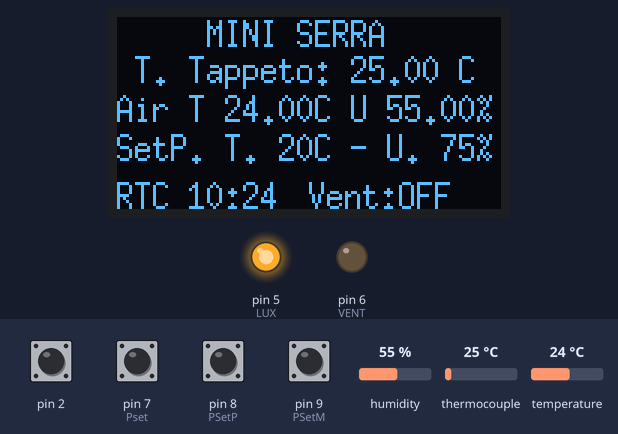
The sketch below on a simulated Arduino Uno, built with avr-gcc and run on an emulated ATmega328P. On the bench: 128×64 one-colour display, output pins drawn as LEDs (lit = HIGH). Inputs (shaded band) come from the test bench; at power-on: pin 2 HIGH, pin 7 (Pset), pin 8 (PSetP), pin 9 (PSetM) LOW, humidity 55 %, thermocouple 25 °C, temperature 24 °C. The local clock reads 2024-03-15 10:24:30 at power-on unless the sketch sets it.

Above: at 2.7 s.
2.8 s: humidity set to 75 %
At 7.3 s:
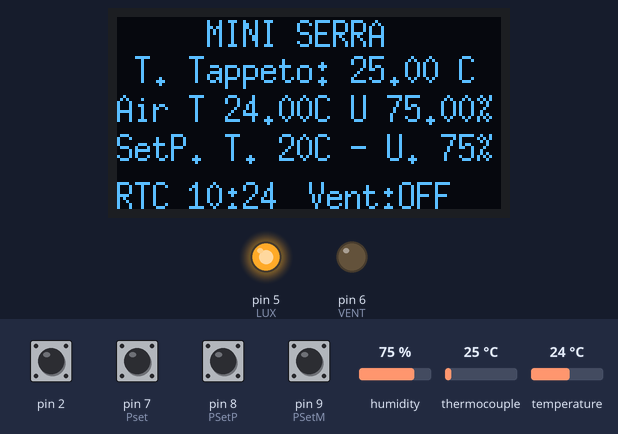
8.0 s: humidity set to 78 %
At 12.0 s:
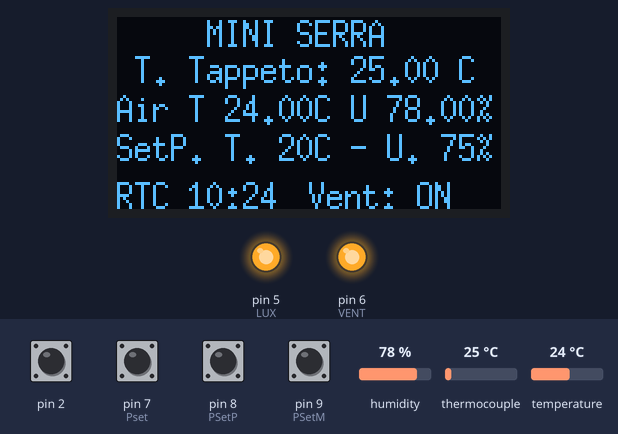
12.3 s: pin 7 (Pset) pulled HIGH for 3.2 s
At 16.7 s:
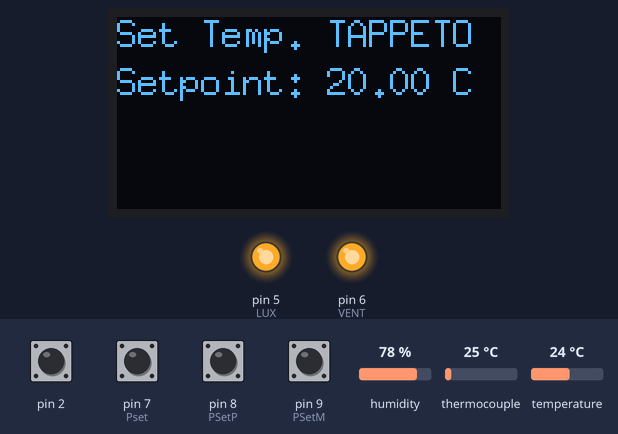
17.0 s: pin 7 (Pset) pulled HIGH for 1 s
At 18.5 s:
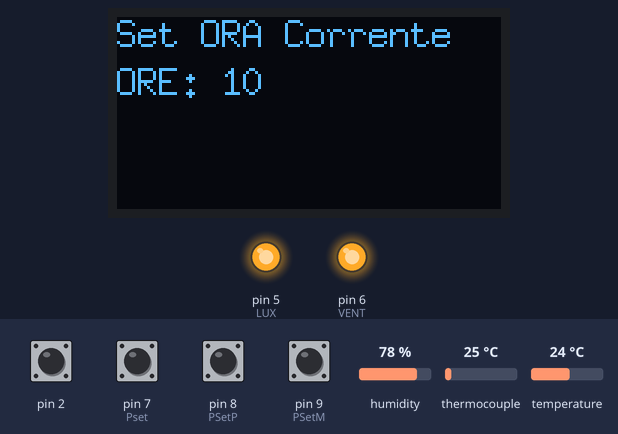
Timing chart, 0 to 20.0 s (numbered marks = the images above; inputs shaded):
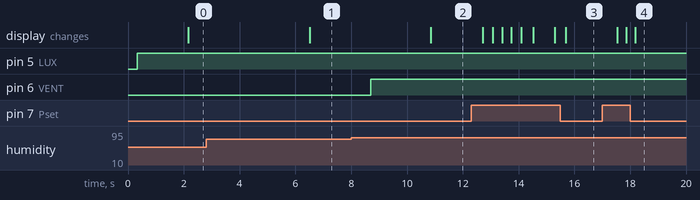

The sketch:

PID_ver_5.00.ino
```cpp
// WiP versione con OLED 1.3 agg_05.03.2024

#include <SPI.h>
#include <Wire.h>
#include <Adafruit_GFX.h>
#include <PID_v1.h>
#include <U8glib.h>
#include <Adafruit_MAX31865.h>
#include <RTClib.h>
#include <DHT_U.h>

//U8GLIB_SH1106_128X64 u8g(U8G_I2C_OPT_NONE);	// I2C / TWI
U8GLIB_SH1106_128X64 u8g(U8G_I2C_OPT_DEV_0|U8G_I2C_OPT_FAST);	// Dev 0, Fast I2C / TWI
//U8GLIB_SH1106_128X64 u8g(U8G_I2C_OPT_NO_ACK);	// Display which does not send ACK

//  Use software SPI: CS, DI, DO, CLK
Adafruit_MAX31865 thermo = Adafruit_MAX31865(10, 11, 12, 13);
RTC_DS3231 rtc;  //3231

DateTime now;

// The value of the Rref resistor. Use 430.0 for PT100 and 4300.0 for PT1000
#define RREF      419.2  // calibrare sonda
// The 'nominal' 0-degrees-C resistance of the sensor
// 100.0 for PT100, 1000.0 for PT1000
#define RNOMINAL  100.0
#define isterUm 1.5  // isteresi valore umidità

void run();
void set1();
void set2();
void set3();
void set4();
void set5();
void set6();
void toEsc();
void temposcaduto();
int Piu(int vapiu);
int Meno(int vameno);

typedef void (*fDiStato) ();
int stato = 0;
unsigned long te_ris, T_esc;

DHT dht(3, DHT21);

fDiStato stati[] {run, set1, set2, set3, set4, set5, set6};

double kp=25, ki=3, kd=1.5;  //kp=20, ki=5, kd=1 parametri PID
double ingresso, uscita, setpoint = 20;
uint16_t winsize = 5000; // tempo finestra rele PID
uint32_t winstart, t1, t2;
uint8_t SSR = 4, LUX = 5, VENT = 6;  // PIN rele SSR riscaldatore tappeto, PIN rele luce, PIN ventola estraz. aria
uint8_t Pset = 7, PSetP = 8, PSetM = 9;  // PIN rele SSR riscaldatore tappeto, PIN rele luce

uint8_t Alba = 6, Tram = 18; // ora inizio e fine luce
uint8_t Dly = 100;  // delay pulsanti set
uint16_t S_Um = 75;  // set umidità MAX
float Um, Tm; // Umidità e temperatura DHT 21
bool Giorno = false;
int8_t TUmPlus = 0;


char buffer1[12];

PID pid(&ingresso, &uscita, &setpoint, kp, ki, kd, DIRECT);

void setup() {

  Serial.begin(9600);

  Wire.begin();
  dht.begin();
  rtc.begin();
  u8g.begin();


  if (rtc.lostPower()) {  // 1302 (!rtc.isrunning())
    Serial.println("RTC is NOT running!");
    // following line sets the RTC to the date & time this sketch was compiled
    rtc.adjust(DateTime(F(__DATE__), F(__TIME__)));
  }
    delay(300);

  // definizione PIN IN-OUT
  pinMode(SSR, OUTPUT);  // rele tappeto
  pinMode(LUX, OUTPUT);  // rele luca Grow
  pinMode(VENT, OUTPUT);  // rele estraz. aria
  pinMode(Pset, INPUT);  // Pulsante SET
  pinMode(PSetP, INPUT);  // Pulsante SET +
  pinMode(PSetM, INPUT);  // Pulsante SET -
  attachInterrupt(digitalPinToInterrupt(2), toEsc, FALLING); // DEFINIZ. interrupt per tasto ESC premuto

  thermo.begin(MAX31865_2WIRE);  // set to 3WIRE or 4WIRE as necessary
  pid.SetOutputLimits(0, winsize);
  pid.SetMode(AUTOMATIC);

}

void loop() {

/*
  Serial.print("  ");
  Serial.println(stato);
 */
stati[stato]();

}

void run(){

  DateTime now = rtc.now();

    if ((now.hour() >= Alba)  && (now.hour() < Tram)) {
      digitalWrite(LUX, HIGH);
      //Giorno = true;
    } else {
      digitalWrite(LUX, LOW);  // luce grove spenta
      //Giorno = false;
    }

Um = dht.readHumidity();  // legge valore umidità
Tm = dht.readTemperature();  // legge valore temperatura DHT 21

if ((now.hour() >= Alba)  && (now.hour() < Tram + TUmPlus)) {  // controllo umidità solo di giorno

  if( Um >= (S_Um + isterUm)){
    digitalWrite(VENT, HIGH);  // ventilatore on
  }
  if ( Um  <= (S_Um - isterUm)){
    digitalWrite(VENT, LOW);  // ventilatore off
  }
} else {
    digitalWrite(VENT, LOW);  // ventilatore off
}

ingresso = thermo.temperature(RNOMINAL, RREF);
pid.Compute();

  if ((millis() - t1) >= 1500) {   //rinfresca LCD non bloccante ogni 1 secondo

    //T_U = !T_U;  // ogni secondo inverte valore x temperatura/ umiditàù

    u8g.firstPage();

    do {  // inizio loop print LCD
      u8g.setFont(u8g_font_6x13);  //  u8g_font_unifont
      u8g.drawStr(30, 10, "MINI SERRA" );

      u8g.setPrintPos(0, 22);
      u8g.print(" T. Tappeto: " + String(ingresso) + " C");

      u8g.setPrintPos(0, 35);
      u8g.print("Air T " + String(Tm) + "C U " + String(Um) + "%");


      u8g.setPrintPos(0,48);
      u8g.print("SetP. T. " + String(int(setpoint)) + "C - U. " + String(S_Um) + "%");

      u8g.setPrintPos(0,64);
      u8g.print("RTC " );
      if(now.hour() <= 9){
        u8g.print("0" + String(now.hour()));
      } else {
        u8g.print(now.hour());
      }
      u8g.print(":");
        if(now.minute() <= 9){
        u8g.print("0" + String(now.minute()));
      } else {
        u8g.print(now.minute());
      }
      u8g.setPrintPos(58,64);
      u8g.print(" Vent:");
        if(digitalRead(VENT)){
          u8g.print(" ON");
      } else {
        u8g.print("OFF");
      }

    } while( u8g.nextPage() ); // FINE LOOP PRINT LCD

     t1 = millis();
  }

  if((now.hour() >= Alba)  && (now.hour() < 24)){ // Tappeto riscaldante solo dall'alba (impostazione T_alba) alle 24
    if ((millis() - winstart) > winsize) {
      winstart += winsize;
    }
    if (uscita < (millis() - winstart)) {
      digitalWrite(SSR, LOW);
    } else {
      digitalWrite(SSR, HIGH);
   }
     // Serial.println(digitalRead(SSR));
  }

  if(digitalRead(Pset)){ // legge pulsante SET

    delay(Dly);
    T_esc = millis();
    stato = 1;
  }

 delay(10);
}


void set1(){
  // codice x set temperatura letto

  u8g.firstPage();

    do {  // inizio loop print LCD
      u8g.setFont(u8g_font_7x13);
      u8g.setPrintPos(0,10);
      u8g.println("Set Temp. TAPPETO" );
      u8g.setPrintPos(0,26);
      u8g.println("Setpoint: " + String(setpoint) + " C" );
}   while( u8g.nextPage() ); // FINE LOOP PRINT LCD

  if(digitalRead(Pset)){
    delay(Dly);
    T_esc = millis();
    stato = 2;  // va a stato oraio luce grow
  }

if(digitalRead(PSetP)){  //aumento valore + 1
    delay(Dly);
    T_esc = millis();
    setpoint = constrain(Piu(setpoint), 15, 30);  // RANGE TEMPERATURE
  }

if(digitalRead(PSetM)){  //diminuisce valore - 1
    delay(Dly);
    T_esc = millis();
    setpoint = constrain(Meno(setpoint), 15, 30);  // RANGE TEMPERATURE
  }
temposcaduto();  // controlla se non pressati tasti
}

void set3(){
// codice per set orari lampada

  u8g.firstPage();

    do {  // inizio loop print LCD
      u8g.setFont(u8g_font_7x13);
      u8g.setPrintPos(0,10);
      u8g.println("Set Ora LUX (6-18)" );
      u8g.setPrintPos(0,26);
      u8g.println("Time: " + String(Alba) + " - " + String(Tram));
}   while( u8g.nextPage() ); // FINE LOOP PRINT LCD

if(digitalRead(Pset)){
    delay(Dly);
    T_esc = millis();
    stato = 4;  // va a stato set umidità MAX
  }
if(digitalRead(PSetP)){  //aumento valore + 1
    delay(Dly);
    T_esc = millis();
    Alba = constrain(Meno(Alba), 4, 8);  // RANGE inizio lux
    Tram = constrain(Piu(Tram), 16, 20);  // RANGE fine lux
  }

if(digitalRead(PSetM)){  //diminuisce valore - 1
    delay(Dly);
    T_esc = millis();
    Alba = constrain(Piu(Alba), 4, 8);  // RANGE inizio lux
    Tram = constrain(Meno(Tram), 16, 20);  // RANGE fine lux
  }

temposcaduto();  // controlla se non pressati tasti
}

void set2(){
  // codice per set umidità

 u8g.firstPage();

    do {  // inizio loop print LCD
      u8g.setFont(u8g_font_7x13);
      u8g.setPrintPos(0,10);
      u8g.println("Set UMIDITA' MAX" );
      u8g.setPrintPos(0,26);
      u8g.println("MAX UM.: " + String(S_Um) + " %" );
}   while( u8g.nextPage() ); // FINE LOOP PRINT LCD

  if(digitalRead(Pset)){
    delay(Dly);
    T_esc = millis();
    stato = 3;  // va a stato reg. ore
  }

if(digitalRead(PSetP)){  //aumento valore + 1
    delay(Dly);
    T_esc = millis();
    S_Um = constrain(Piu(S_Um), 50, 95);  // RANGE Umidità
  }

if(digitalRead(PSetM)){  //diminuisce valore - 1
    delay(Dly);
    T_esc = millis();
    S_Um = constrain(Meno(S_Um), 50, 95);  // RANGE Umidità
  }
temposcaduto();  // controlla se non pressati tasti
}

void set4(){
  // codice per set time (regolazione ore)
  now = rtc.now();
  int Seth = now.hour();

 u8g.firstPage();

    do {  // inizio loop print LCD
      u8g.setFont(u8g_font_7x13);
      u8g.setPrintPos(0,10);
      u8g.println("Set ORA Corrente " );
      u8g.setPrintPos(0,26);
      u8g.println("ORE: " + String(Seth));
}   while( u8g.nextPage() ); // FINE LOOP PRINT LCD

  if(digitalRead(Pset)){
    delay(Dly);
    T_esc = millis();
    stato = 5;  // va a stato reg. minuti
  }

if(digitalRead(PSetP)){  //aumento valore + 1
    delay(Dly);
    T_esc = millis();
    Seth++;  // set ORE +
    if(Seth >= 24) Seth = 0;
    rtc.adjust (DateTime(now.year(), now.month(), now.day(), Seth, now.minute(), 0));
  }

if(digitalRead(PSetM)){  //diminuisce valore - 1
    delay(Dly);
    T_esc = millis();
    Seth--;  // set ORE +
    if(Seth < 0) Seth = 23;
    rtc.adjust (DateTime(now.year(), now.month(), now.day(), Seth, now.minute(), 0));

  }
temposcaduto();  // controlla se non pressati tasti
}

void set5(){
  // codice per set time (regolazione minuti)
  now = rtc.now();
  int Setm = now.minute();
 u8g.firstPage();

    do {  // inizio loop print LCD
      u8g.setFont(u8g_font_7x13);
      u8g.setPrintPos(0,10);
      u8g.println("Set MINUTI Correnti " );
      u8g.setPrintPos(0,26);
      u8g.println("MINUTI: " + String(Setm));
}   while( u8g.nextPage() ); // FINE LOOP PRINT LCD

  if(digitalRead(Pset)){
    delay(Dly);
    T_esc = millis();
    stato = 6;  // va a stato reg. tempo plus umidita
  }

if(digitalRead(PSetP)){  //aumento valore + 1
    delay(Dly);
    T_esc = millis();
    Setm++;  // set MINUTI +
    if(Setm >= 60) Setm = 0;
    rtc.adjust (DateTime(now.year(), now.month(), now.day(), now.hour(), Setm, 0));
  }

if(digitalRead(PSetM)){  //diminuisce valore - 1
    delay(Dly);
    T_esc = millis();
    Setm--;  // set MINUTI -
    if(Setm < 0) Setm = 59;
    rtc.adjust (DateTime(now.year(), now.month(), now.day(), now.hour(), Setm, 0));

  }
temposcaduto();  // controlla se non pressati tasti
}

void set6(){
  // codice per set tempo plus controllo umidità

 u8g.firstPage();

    do {  // inizio loop print LCD
      u8g.setFont(u8g_font_7x13);
      u8g.setPrintPos(0,10);
      u8g.println("Time +/- fine CTRL " );
      u8g.setPrintPos(0,22);
      u8g.println("umidita' " );
      u8g.setPrintPos(0,36);
      if(TUmPlus >= 0) {
      u8g.println("Tramonto = " + String(Tram) + " + " + String(TUmPlus) + " ");
      } else {
      u8g.println("Tramonto = " + String(Tram) + " " + String(TUmPlus) + " ");
      }
}   while( u8g.nextPage() ); // FINE LOOP PRINT LCD

  if(digitalRead(Pset)){
    delay(Dly);
    T_esc = millis();
    stato = 0;  // va a stato run
  }

if(digitalRead(PSetP)){  //aumento valore + 1
    delay(Dly);
    T_esc = millis();
    TUmPlus = constrain(Piu(TUmPlus), -4, 6);  // RANGE Umidità
  }

if(digitalRead(PSetM)){  //diminuisce valore - 1
    delay(Dly);
    T_esc = millis();
    TUmPlus = constrain(Meno(TUmPlus), -4, 6);  // RANGE Umidità
  }
temposcaduto();  // controlla se non pressati tasti
}

// FUNZIONI
//___________________________________________
int Piu(int vapiu){

  vapiu ++;
  return vapiu;

}

int Meno(int vameno){

   vameno --;
  return vameno;

}

void temposcaduto() {
  if(millis() - T_esc > 20000) {
    delay(100);
    stato = 0;
  }

}

void toEsc() {
  stato = 0;
}
```

Measured:
- the behaviour switches between 76 and 77 % on humidity (found by bisection; images 1 and 2)
- after the input at 2.8 s, the display: changes after 3.7 s (image 1)
- after the input at 8.0 s, pin 6 (VENT): LOW → HIGH after 0.70 s; the display: changes after 2.9 s (image 2)
- after the input at 12.3 s, the display: changes after 0.41 s (image 3)
- after the input at 17.0 s, the display: first changes after 0.53 s (image 4 shows a later state)
